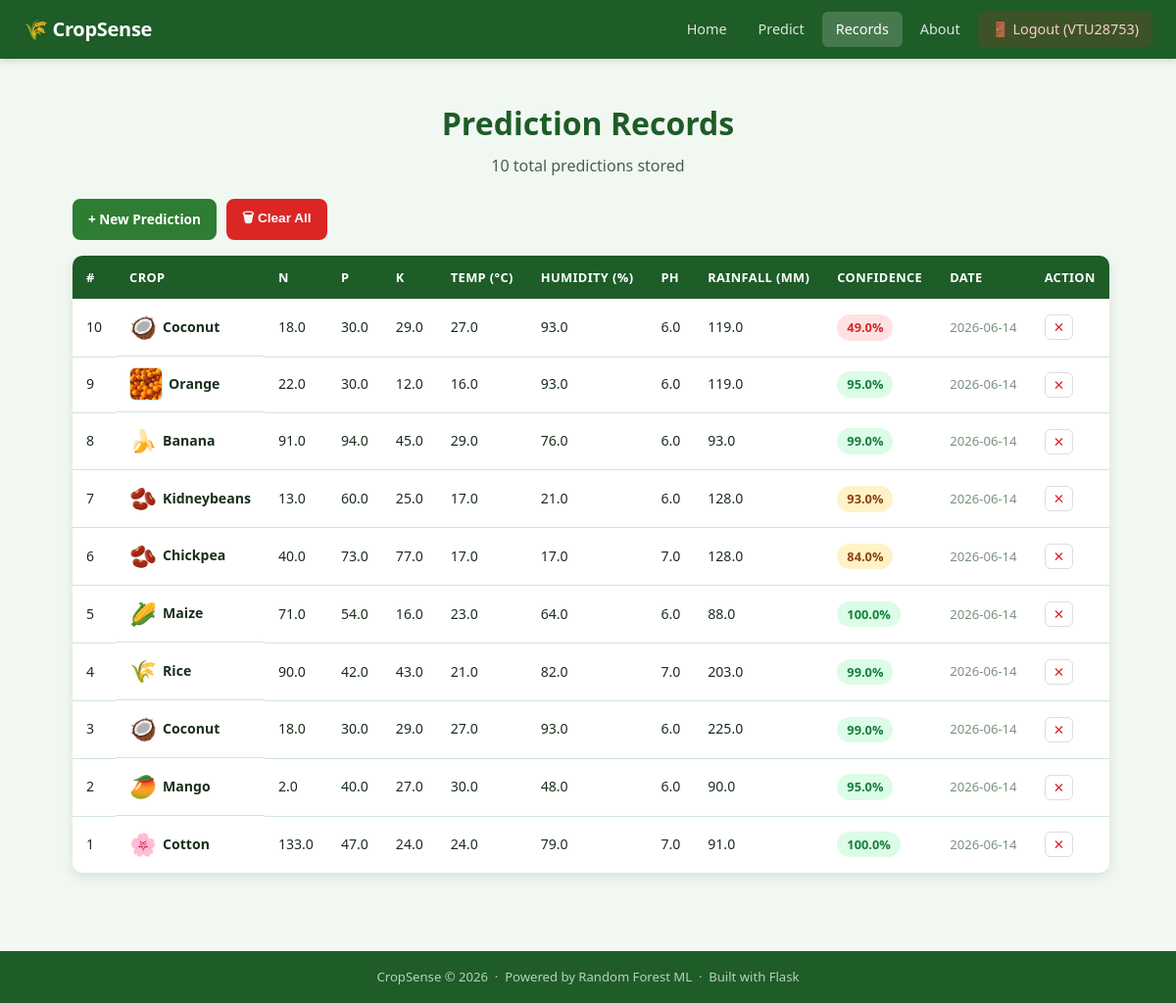
/records (signed in), run on the app's committed database.
### tables this page shows
CREATE TABLE predictions (
        id INTEGER PRIMARY KEY AUTOINCREMENT,
        nitrogen REAL,
        phosphorus REAL,
        potassium REAL,
        temperature REAL,
        humidity REAL,
        ph REAL,
        rainfall REAL,
        crop_name TEXT,
        confidence REAL,
        created_at DATETIME DEFAULT CURRENT_TIMESTAMP
    );

### Day 13&14/app.py (the view)
@app.route('/records')
def records():
    if 'user' not in session:
        return redirect(url_for('login'))
    conn = get_db()
    crops = conn.execute("SELECT * FROM predictions ORDER BY id DESC").fetchall()
    conn.close()
    return render_template('records.html', crops=crops, emojis=CROP_EMOJIS)

### Day 13&14/app.py (called while the page is built)
def get_db():
    conn = sqlite3.connect(DB_PATH)
    conn.row_factory = sqlite3.Row
    return conn

### Day 13&14/templates/records.html (shortened to what this page needs)
{% extends "base.html" %}
{% block content %}
<div class="page-header">
    <h1>Prediction Records</h1>
    <p>{{ crops|length }} total prediction{% if crops|length != 1 %}s{% endif %} stored</p>
</div>
{% if crops %}
<div class="records-toolbar">
    <a href="{{ url_for('predict') }}" class="btn btn-primary btn-sm">+ New Prediction</a>
    <form method="POST" action="{{ url_for('clear_records') }}" style="display:inline"
          onsubmit="return confirm('Clear all records? This cannot be undone.')">
        <button type="submit" class="btn btn-danger btn-sm">🗑 Clear All</button>
    </form>
</div>
<div class="table-wrap">
    <table>
        <thead>
            <tr>
                <th>#</th>
                <th>Crop</th>
                <th>N</th>
                <th>P</th>
                <th>K</th>
                <th>Temp (°C)</th>
                <th>Humidity (%)</th>
                <th>pH</th>
                <th>Rainfall (mm)</th>
                <th>Confidence</th>
                <th>Date</th>
                <th>Action</th>
            </tr>
        </thead>
        <tbody>
        {% for c in crops %}
        <tr>
            <td>{{ c['id'] }}</td>
            <td class="crop-cell">
                <img src="{{ url_for('static', filename='images/' + c['crop_name'] + '.jpg') }}"
                     alt="{{ c['crop_name'] }}"
                     class="crop-thumb"
                     onerror="this.style.display='none'; this.nextElementSibling.style.display='inline';">
                <span class="crop-emoji-fallback" style="display:none;">{{ emojis.get(c['crop_name'], '🌱') }}</span>
                {{ c['crop_name'].title() }}
            </td>
            <td>{{ c['nitrogen'] }}</td>
            <td>{{ c['phosphorus'] }}</td>
            <td>{{ c['potassium'] }}</td>
            <td>{{ c['temperature'] }}</td>
            <td>{{ c['humidity'] }}</td>
            <td>{{ c['ph'] }}</td>
            <td>{{ c['rainfall'] }}</td>
            <td>
                <span class="conf-pill {% if c['confidence'] >= 95 %}high{% elif c['confidence'] >= 80 %}mid{% else %}low{% endif %}">
                    {{ c['confidence'] }}%
                </span>
            </td>
            <td class="date-cell">{{ c['created_at'][:10] if c['created_at'] else '—' }}</td>
            <td>
                <form method="POST" action="{{ url_for('delete_record', id=c['id']) }}"
                      onsubmit="return confirm('Delete this record?')">
                    <button type="submit" class="btn-icon" title="Delete">✕</button>
                </form>
            </td>
        </tr>
        {% endfor %}
        </tbody>
    </table>
</div>
{% endif %}
{% endblock %}

### Day 13&14/templates/Base.html (shortened to what this page needs)
<!DOCTYPE html>
<html lang="en">
<head>
    <link rel="stylesheet" href="{{ url_for('static', filename='css/style.css') }}">
</head>
<body>
<nav class="navbar">
    <div class="nav-brand">🌾 CropSense</div>
    <div class="nav-links">
    <a href="{{ url_for('home') }}" class="nav-link {% if request.endpoint=='home' %}active{% endif %}">Home</a>
    <a href="{{ url_for('predict') }}" class="nav-link {% if request.endpoint=='predict' %}active{% endif %}">Predict</a>
    <a href="{{ url_for('records') }}" class="nav-link {% if request.endpoint=='records' %}active{% endif %}">Records</a>
    <a href="{{ url_for('about') }}" class="nav-link {% if request.endpoint=='about' %}active{% endif %}">About</a>
    {% if session.get('user') %}
    <a href="{{ url_for('logout') }}" class="nav-link nav-logout">🚪 Logout ({{ session['user'] }})</a>
    {% endif %}
</div>
</nav>
<main class="main-content">
    {% block content %}{% endblock %}
</main>
<footer class="footer">
    <p>CropSense &copy; 2026 &nbsp;·&nbsp; Powered by Random Forest ML &nbsp;·&nbsp; Built with Flask</p>
</footer>
</body>
</html>

### Day 13&14/static/css/style.css (style rules this page uses)
*, *::before, *::after { margin: 0; padding: 0; box-sizing: border-box; }
:root { --green-dark: #1e5c28; --green-mid: #2e7d32; --green-light: #4caf50; --green-pale: #e8f5e9; --green-tint: #f1f8f2; --amber: #f59e0b; --amber-pale: #fef3c7; --red: #dc2626; --red-pale: #fee2e2; --text: #1a2e1c; --text-mid: #4a5e4c; --text-light: #7a927c; --border: #d1e7d4; --white: #ffffff; --shadow-sm: 0 1px 3px rgba(0,0,0,0.08); --shadow-md: 0 4px 12px rgba(0,0,0,0.10); --radius: 10px; --radius-lg: 16px; }
html { scroll-behavior: smooth; }
body { font-family: 'Segoe UI', system-ui, -apple-system, sans-serif; background: var(--green-tint); color: var(--text); min-height: 100vh; display: flex; flex-direction: column; line-height: 1.6; }
.navbar { background: var(--green-dark); padding: 0 24px; display: flex; align-items: center; justify-content: space-between; height: 60px; position: sticky; top: 0; z-index: 100; box-shadow: 0 2px 8px rgba(0,0,0,0.15); }
.nav-brand { color: #fff; font-size: 1.25rem; font-weight: 700; letter-spacing: -0.3px; }
.nav-links { display: flex; gap: 4px; }
.nav-link { color: rgba(255,255,255,0.85); text-decoration: none; padding: 6px 14px; border-radius: 6px; font-size: 0.9rem; font-weight: 500; transition: background 0.2s, color 0.2s; }
.nav-link.active { background: rgba(255,255,255,0.18); color: #fff; }
.main-content { flex: 1; padding-bottom: 40px; }
.page-header { text-align: center; padding: 40px 20px 20px; }
.page-header h1 { font-size: 2rem; color: var(--green-dark); margin-bottom: 6px; }
.page-header p { color: var(--text-mid); font-size: 1rem; }
.btn { display: inline-flex; align-items: center; justify-content: center; gap: 6px; padding: 10px 22px; border-radius: 8px; font-size: 0.95rem; font-weight: 600; text-decoration: none; cursor: pointer; border: 2px solid transparent; transition: all 0.2s; white-space: nowrap; }
.btn-primary { background: var(--green-mid); color: #fff; border-color: var(--green-mid); }
.btn-danger { background: var(--red); color: #fff; border-color: var(--red); }
.btn-sm { padding: 7px 14px; font-size: 0.85rem; }
.btn-icon { background: none; border: 1px solid #ddd; border-radius: 6px; padding: 4px 8px; cursor: pointer; color: var(--red); font-size: 0.85rem; transition: background 0.2s; width: auto; }
.records-toolbar { display: flex; gap: 10px; max-width: 1100px; margin: 0 auto 16px; padding: 0 24px; }
.table-wrap { max-width: 1100px; margin: 0 auto; padding: 0 24px 40px; overflow-x: auto; }
table { width: 100%; border-collapse: collapse; background: var(--white); border-radius: var(--radius); overflow: hidden; box-shadow: var(--shadow-md); margin: 0; }
th { background: var(--green-dark); color: #fff; padding: 12px 14px; text-align: left; font-size: 0.8rem; text-transform: uppercase; letter-spacing: 0.4px; white-space: nowrap; }
td { padding: 11px 14px; font-size: 0.88rem; border-bottom: 1px solid var(--border); color: var(--text); }
tr:last-child td { border-bottom: none; }
.crop-cell { display: flex; align-items: center; gap: 6px; font-weight: 600; white-space: nowrap; }
.crop-thumb { width: 34px; height: 34px; object-fit: cover; border-radius: 6px; border: 1px solid var(--border); vertical-align: middle; }
.crop-emoji-fallback { font-size: 1.4rem; vertical-align: middle; }
.date-cell { color: var(--text-light); font-size: 0.82rem; white-space: nowrap; }
.conf-pill { display: inline-block; padding: 3px 10px; border-radius: 20px; font-size: 0.8rem; font-weight: 700; }
.conf-pill.high { background: #dcfce7; color: #15803d; }
.conf-pill.mid { background: var(--amber-pale); color: #92400e; }
.conf-pill.low { background: var(--red-pale); color: var(--red); }
.footer { background: var(--green-dark); color: rgba(255,255,255,0.7); text-align: center; padding: 16px; font-size: 0.82rem; }
.nav-logout { background: rgba(220, 38, 38, 0.15); color: #ffcccc !important; border-radius: 6px; }

### data on the page
predictions: id "10", get "🥥", crop_name "Coconut", nitrogen "18.0", phosphorus "30.0", potassium "29.0", temperature "27.0", humidity "93.0", ph "6.0", rainfall "119.0", confidence "49.0", created_at "2026-06-14"
predictions: id "9", crop_name (picture), crop_name "Orange", nitrogen "22.0", phosphorus "30.0", potassium "12.0", temperature "16.0", humidity "93.0", ph "6.0", rainfall "119.0", confidence "95.0", created_at "2026-06-14"
predictions: id "8", get "🍌", crop_name "Banana", nitrogen "91.0", phosphorus "94.0", potassium "45.0", temperature "29.0", humidity "76.0", ph "6.0", rainfall "93.0", confidence "99.0", created_at "2026-06-14"
predictions: id "7", get "🫘", crop_name "Kidneybeans", nitrogen "13.0", phosphorus "60.0", potassium "25.0", temperature "17.0", humidity "21.0", ph "6.0", rainfall "128.0", confidence "93.0", created_at "2026-06-14"
predictions: id "6", get "🫘", crop_name "Chickpea", nitrogen "40.0", phosphorus "73.0", potassium "77.0", temperature "17.0", humidity "17.0", ph "7.0", rainfall "128.0", confidence "84.0", created_at "2026-06-14"
predictions: id "5", get "🌽", crop_name "Maize", nitrogen "71.0", phosphorus "54.0", potassium "16.0", temperature "23.0", humidity "64.0", ph "6.0", rainfall "88.0", confidence "100.0", created_at "2026-06-14"
predictions: id "4", get "🌾", crop_name "Rice", nitrogen "90.0", phosphorus "42.0", potassium "43.0", temperature "21.0", humidity "82.0", ph "7.0", rainfall "203.0", confidence "99.0", created_at "2026-06-14"
predictions: id "3", get "🥥", crop_name "Coconut", nitrogen "18.0", phosphorus "30.0", potassium "29.0", temperature "27.0", humidity "93.0", ph "6.0", rainfall "225.0", confidence "99.0", created_at "2026-06-14"
predictions: id "2", get "🥭", crop_name "Mango", nitrogen "2.0", phosphorus "40.0", potassium "27.0", temperature "30.0", humidity "48.0", ph "6.0", rainfall "90.0", confidence "95.0", created_at "2026-06-14"
predictions: id "1", get "🌸", crop_name "Cotton", nitrogen "133.0", phosphorus "47.0", potassium "24.0", temperature "24.0", humidity "79.0", ph "7.0", rainfall "91.0", confidence "100.0", created_at "2026-06-14"

### other printed values
{{ session['user'] }} "VTU28753"
{{ crops|length }} "10"
